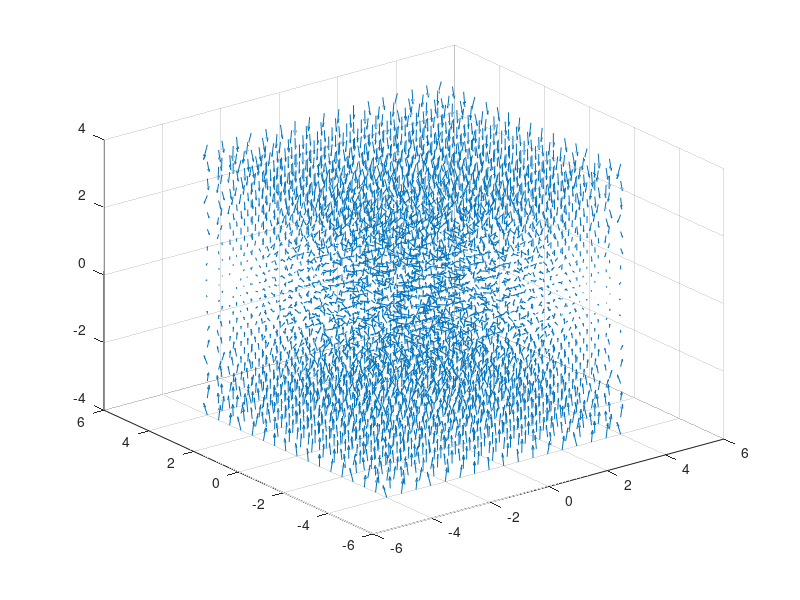

Write the MATLAB code that produced this figure.
function [ux, uy, uz] = generate_flow_spiralsink3d_grid()

hxyz = 0.5;
max_val = 4;
x = -max_val:hxyz:max_val;

[X, Y, Z] = meshgrid(x, x, x);

R = sqrt(X.^2+Y.^2+Z.^2);

h = 5;
a = 10;
r = 1;
ux	=	((h-R)./h)*r.*cos(a.*R);
uy	=	((h-R)./h)*r.*sin(a.*R);	
uz	=	-Z/max(abs(Z(:)));


fig_handle = figure('Name', 'nflows-abcflow');
unorm = sqrt(ux.^2 + uy.^2 + uz.^2);

quiver3(X, Y, Z, ux, uy, uz)


%hcone = coneplot(X, Y, Z, ux, uy, uz, X, Y, Z, unorm);
%set(hcone,'EdgeColor','none');
%camlight right
%lighting gouraud

%hcone.DiffuseStrength = 0.8;

%slice(X, Y, Z, ux, 0, 0, 0)

end % function generate_spiralsink_3d_structured()